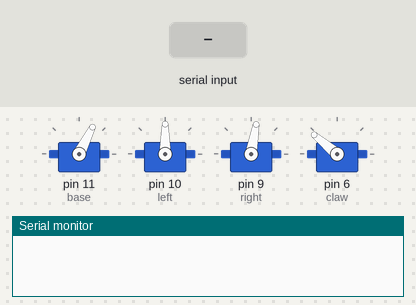
Simulated run of this sketch. Board: Arduino Uno, built with avr-gcc and run on an emulated ATmega328P. On the bench: 4 × servo, the last lines printed to the serial monitor. The inputs (shaded band) are chosen by the test bench.

Above: at 1.2 s.
1.3 s: "c" received over Serial
At 1.8 s:
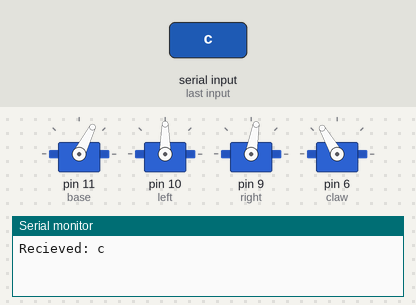
2.8 s: "l" received over Serial
At 4.0 s:
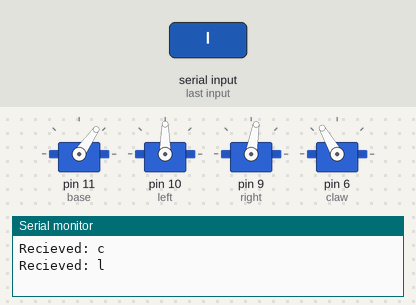
4.3 s: "0" received over Serial
At 5.3 s:
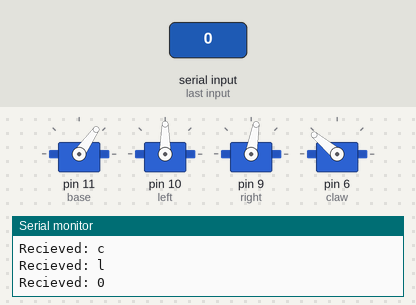
5.8 s: "r" received over Serial
At 6.4 s:
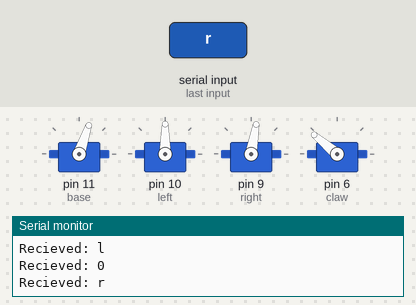
Timing chart, 0 to 8.3 s (numbered marks = the images above; inputs shaded):
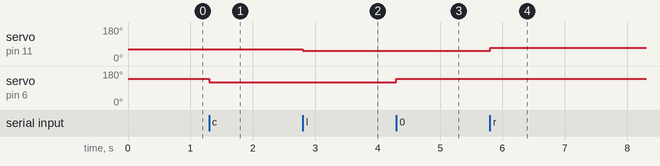

Measured:
- after the input at 1.3 s, servo on pin 6 (claw): 140° → 120° at once
- after the input at 2.8 s, servo on pin 11 (base): 63° → 55° at once
- after the input at 4.3 s, servo on pin 6 (claw): 120° → 140° at once
- after the input at 5.8 s, servo on pin 11 (base): 55° → 71° at once

The sketch:

armProgram.ino
```cpp
/*
  Arduino Starter Kit example
  Project 5 - Servo Mood Indicator

  This sketch is written to accompany Project 5 in the Arduino Starter Kit

  Parts required:
  - servo motor
  - 10 kilohm potentiometer
  - two 100 uF electrolytic capacitors

  created 13 Sep 2012
  by Scott Fitzgerald

  http://www.arduino.cc/starterKit

  This example code is part of the public domain.
*/

// include the Servo library
#include <TimerOne.h>
#include <Servo.h>
#include <NewPing.h>
#define trigPin 12                                   // Pin 12 trigger output
#define echoPin 2                                 // Pin 2 Echo input
                                 // Pin 13 onboard LED
#define echo_int 0                                    // Interrupt id for echo pulse

//#define TIMER_US 50                                   // 50 uS timer duration
//#define TICK_COUNTS 4000

//volatile long echo_start = 0;                         // Records start of echo pulse
//volatile long echo_end = 0;                           // Records end of echo pulse
//volatile long echo_duration = 0;                      // Duration - difference between end and start
//volatile int trigger_time_count = 0;                  // Count down counter to trigger pulse time
//volatile long range_flasher_counter = 0;              // Count down counter for flashing distance LED
//volatile long distance = 0;


#define TRIGGER_PIN 12
#define ECHO_PIN 2
#define MAX_DISTANCE 200

Servo base;  // create a servo object
Servo left;
Servo right;
Servo claw;
char receivedChar;
int baseAngle = 63;
int leftAngle = 90;
int rightAngle = 80;
int clawAngle = 140;
int pos1;
int pos2;
int Vx,Vy,p0,pf,tf,ti;
NewPing sonar(TRIGGER_PIN, ECHO_PIN, MAX_DISTANCE);
void setup() {


//  pinMode(trigPin, OUTPUT);                           // Trigger pin set to output
//  pinMode(echoPin, INPUT);


  base.attach(11); // attaches the servo on pin 9 to the servo object
  left.attach(10);
  right.attach(9);
  claw.attach(6);
  claw.write(clawAngle);
  base.write(baseAngle);
  left.write(leftAngle);
  right.write(rightAngle);
  Serial.begin(9600); // open a serial connection to your computer
}

void loop() {

  // set the servo position
//  delay(50);
//  unsigned int distance = sonar.ping_cm();
//  Serial.print(distance);
//  Serial.println("cm");
//  if(distance<10){
//    claw.write(100);
//  }
  if (Serial.available() > 0) {
    receivedChar = Serial.read();
    Serial.print("Recieved: ");
    Serial.println(receivedChar);


    if(receivedChar == 'c')
    {
      claw.write(120);
    }
    if(receivedChar == 'm'){
      base.write(63);
    }
    else if(receivedChar == '0'){

      claw.write(140);
    }
    else if(receivedChar == 'r'){
      base.write(71);
    }
    else if(receivedChar == 'l'){
      base.write(55);
    }
    else if(receivedChar == 'o'){
      claw.write(140);
    }


  }


  //base.write(90);

  // wait for the servo to get there

}
//int Vx,Vy,p0,pf,tf,ti;
void timerIsr()
{
    Vx = (Vy-p0)/(pf-p0)*(tf/ti);
    // Flash the onboard LED distance indicator
}

//void trigger_pulse()
//{
//      static volatile int state = 0;                 // State machine variable
//
//      if (!(--trigger_time_count))                   // Count to 200mS
//      {                                              // Time out - Initiate trigger pulse
//         trigger_time_count = TICK_COUNTS;           // Reload
//         state = 1;                                  // Changing to state 1 initiates a pulse
//      }
//
//      switch(state)                                  // State machine handles delivery of trigger pulse
//      {
//        case 0:                                      // Normal state does nothing
//            break;
//
//        case 1:                                      // Initiate pulse
//           digitalWrite(trigPin, HIGH);              // Set the trigger output high
//           state = 2;                                // and set state to 2
//           break;
//
//        case 2:                                      // Complete the pulse
//        default:
//           digitalWrite(trigPin, LOW);               // Set the trigger output low
//           state = 0;                                // and return state to normal 0
//           break;
//     }
//}

//void echo_interrupt()
//{
//  switch (digitalRead(echoPin))                     // Test to see if the signal is high or low
//  {
//    case HIGH:                                      // High so must be the start of the echo pulse
//      echo_end = 0;                                 // Clear the end time
//      echo_start = micros();                        // Save the start time
//      break;
//
//    case LOW:                                       // Low so must be the end of hte echo pulse
//      echo_end = micros();                          // Save the end time
//      echo_duration = echo_end - echo_start;        // Calculate the pulse duration
//      break;
//  }
//}
//
//
//void distance_flasher()
//{
////      if (--range_flasher_counter <= 0)                // Decrement and test the flash timer
////      {                                                // Flash timer time out
////         if (echo_duration < 25000)                    // If the echo duration is within limits
////         {
////           range_flasher_counter = echo_duration * 2;  // Reload the timer with the current echo duration
////         }
////         else
////         {
////           range_flasher_counter = 25000;              // If out of range use a default
////         }
////
////         digitalWrite( onBoardLED, digitalRead( onBoardLED ) ^ 1 );   // Toggle the onboard LED
////      }
////  if((echo_duration / 58)<3){
////    Serial.println("Close!");
////  }
//  //Serial.println(distance);
//
//}
```
